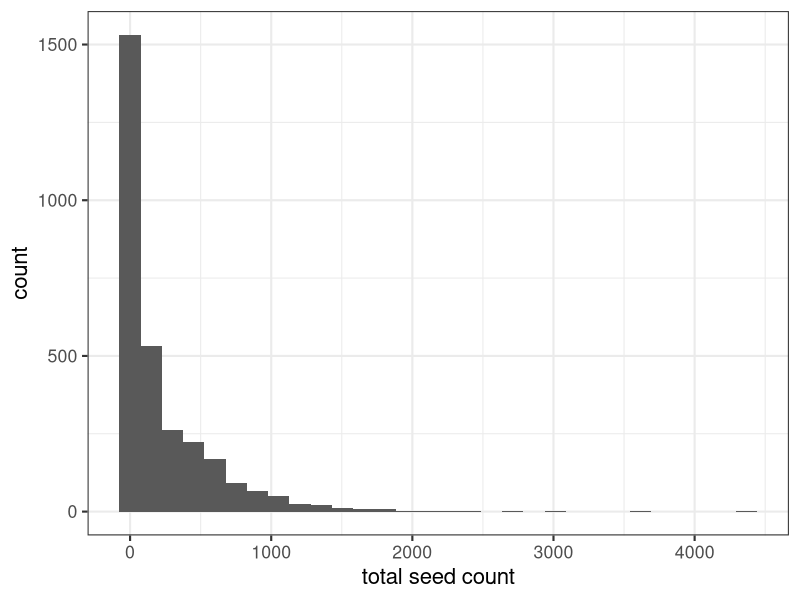
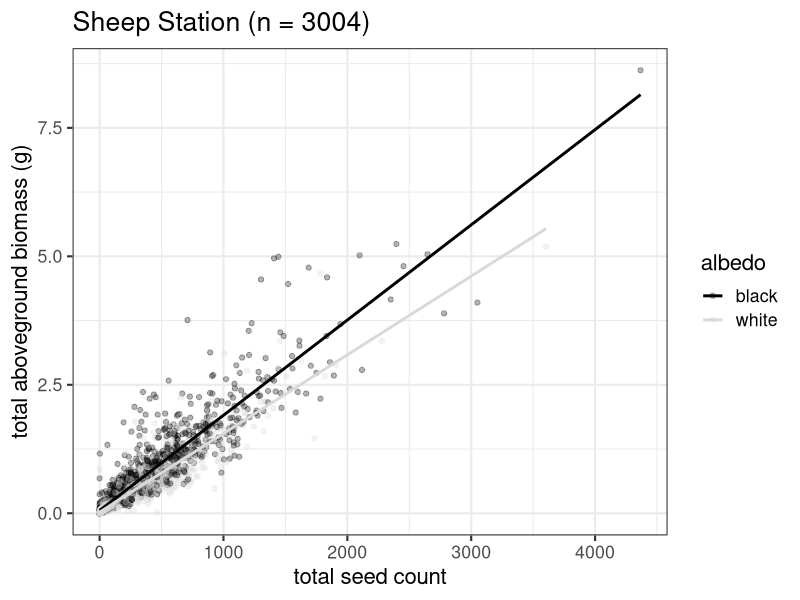
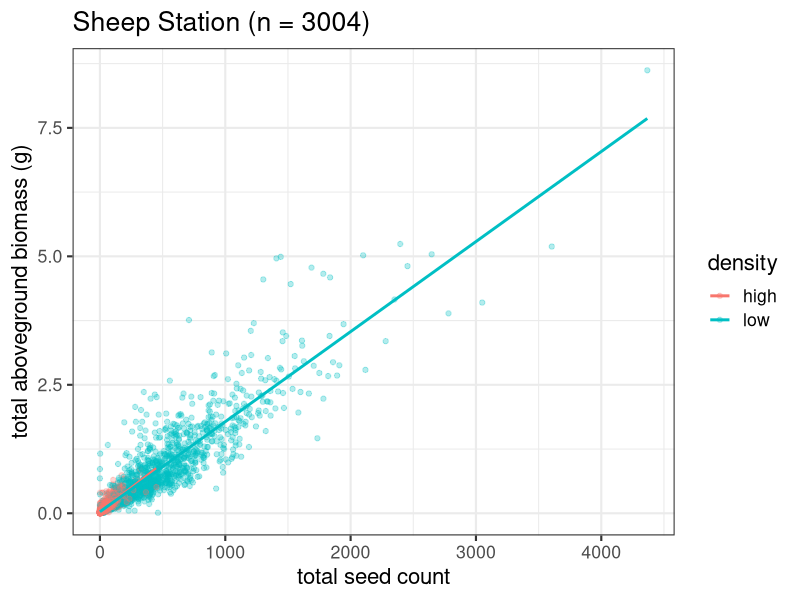

Here is the R script that generated these plots, in order:
# Load libraries
library(tidyverse)

# Set 'not in' operator
`%notin%` <- Negate(`%in%`)

# Read in harvest data (last updated 10/2/2023)
harvest <- read_csv("gardens/rawdata/CG_harvest2022 - 10-13-2023.csv")

# Make column names all lower case
names(harvest) <- tolower(names(harvest))

## Sheep Station (SS) ####

# Filter to be just sheep station and make unique ID
harvest %>% 
  filter(site == "SheepStation") %>% 
  mutate(id = paste(plot, density, albedo, x, y, sep = "_")) -> harvestSS

# Create data subset 1: plants that did not survive to harvest
harvestSS %>% 
  filter(live == "N" & is.na(seed_count_sub) & is.na(biomass_whole)) %>% 
  mutate(seed_count_total = NA) -> calib_data_nosurvive

# Create data subset 2: plants that survived but didn't make seeds
harvestSS %>% 
  filter(live == "Y" & (biomass_whole)>0 & inflor_mass ==0) %>% 
  mutate(seed_count_total = 0)-> calib_data_noseeds

# Create data subset 3: harvested seeds that were subsetted
harvestSS %>% 
  filter(complete.cases(inflor_mass) & complete.cases(biomass_sub) & complete.cases(seed_mass_sub)) %>% 
  mutate(inflor_mass_sub = biomass_sub + seed_mass_sub,
         ratio = inflor_mass / inflor_mass_sub) %>% 
  # Some plants have more inflor_mass_sub than inflor_mass which doesn't make
  # sense
  mutate(positive = ifelse(ratio >= 1, 1, 0)) %>% 
  filter(positive == 1) %>% 
  mutate(seed_count_total = round(seed_count_sub * ratio)) %>%
  # There are 3 reps that have 1 seed with 0 weight
  mutate(seed_count_total = ifelse(seed_count_total == Inf, 1, seed_count_total)) %>% 
  select(-positive, -inflor_mass_sub, -ratio) -> calib_data_subsetted

# Create data subset 4: harvested seeds where all were counted
harvestSS %>% 
  filter(complete.cases(seed_count_whole)) %>% 
  mutate(seed_count_total = seed_count_whole) -> calib_data_whole

# Create data subset 5
harvestSS %>% 
  filter(complete.cases(inflor_mass) & complete.cases(biomass_sub) & complete.cases(seed_mass_sub)) %>% 
  mutate(inflor_mass_sub = biomass_sub + seed_mass_sub,
         ratio = inflor_mass / inflor_mass_sub) %>% 
  mutate(positive = ifelse(ratio >= 1, 1, 0)) %>% 
  filter(positive == 0) %>% 
  mutate(diff = inflor_mass_sub - inflor_mass) %>% 
  # Most of these are just rounding errors
  filter(diff < 0.05) %>% 
  mutate(seed_count_total = round(seed_count_sub * ratio)) %>% 
  select(-inflor_mass_sub, - positive, -ratio, -diff) -> calib_data_notsubset

# Bind data subsets 1-5 back together
rbind(calib_data_subsetted, calib_data_whole, calib_data_noseeds, calib_data_nosurvive, calib_data_notsubset) %>% 
  arrange(id) -> data_most

data_most %>% 
  ggplot(aes(x = seed_count_total)) +
  geom_histogram() +
  theme_bw(base_size = 16) +
  xlab("total seed count")

data_most %>% 
  ggplot(aes(x = seed_count_total, y = biomass_whole, color = albedo)) +
  geom_point(alpha = 0.3) +
  geom_smooth(method = "lm", se = F) +
  theme_bw(base_size = 16) +
  xlab("total seed count") +
  ylab("total aboveground biomass (g)") +
  ggtitle("Sheep Station (n = 3004)") +
  scale_color_manual(values = c("black", "gray85"))

data_most %>% 
  ggplot(aes(x = seed_count_total, y = biomass_whole, color = density)) +
  geom_point(alpha = 0.3) +
  geom_smooth(method = "lm", se = F) +
  theme_bw(base_size = 16) +
  xlab("total seed count") +
  ylab("total aboveground biomass (g)") +
  ggtitle("Sheep Station (n = 3004)")

# See which observations we are still missing
harvestSS %>% 
  filter(id %notin% data_most$id) %>% 
  filter(is.na(inflor_mass)) %>% 
  select(plot, density, albedo, x, y, biomass_whole, inflor_mass, seed_count_sub, biomass_sub, seed_mass_sub)

harvestSS %>% 
  filter(id %notin% data_most$id) %>% 
  filter(inflor_mass > 0) %>% 
  select(plot, density, albedo, x, y, biomass_whole, inflor_mass, seed_count_sub, biomass_sub, seed_mass_sub) -> out

# Read in notes information
notes_actions <- read_csv("gardens/deriveddata/SS2022_harvest_notes_actions.csv")
notes_actions %>% 
  filter(action == "action") %>% 
  select(notes, standard_note) -> notes_actions_keep

# Merge together with the rest of the data
merge(data_most, notes_actions_keep, all.x = T) %>% 
  mutate(all_seed_drop = ifelse(notes == "allseeddrop", 1, 0),
         herbivory = ifelse(notes == "herbivory", 1, 0),
         mortality = ifelse(notes == "mortality", 1, 0),
         physical_damage = ifelse(notes == "physicaldamage", 1, 0),
         seed_drop = ifelse(notes == "seeddrop", 1, 0),
         smut = ifelse(notes == "smut", 1, 0),
         wrong_spp = ifelse(notes == "wrongspp", 1, 0)) -> data_most





## Boise Low (WI) ####
# Filter to be just sheep station and make unique ID
harvest %>% 
  filter(site == "BoiseLow") %>% 
  mutate(id = paste(plot, density, albedo, x, y, sep = "_")) -> harvestWI

# Remove duplicates for 9 entries
harvestWI %>% 
  distinct() -> harvestWI

# Create data subset 1: plants that did not survive to harvest
harvestWI %>% 
  filter(is.na(live) & is.na(seed_count_sub) & is.na(biomass_whole)) %>% 
  mutate(seed_count_total = NA) -> calib_data_nosurvive_WI

# Create data subset 2: plants that survived but didn't make seeds
harvestWI %>% 
  filter(live == "Y" & (biomass_whole)>0 & inflor_mass ==0) %>% 
  mutate(seed_count_total = 0)-> calib_data_noseeds_WI

# Create data subset 3: harvested seeds that were subsetted
harvestWI %>% 
  filter(complete.cases(inflor_mass) & complete.cases(biomass_sub) & complete.cases(seed_mass_sub)) %>% 
  mutate(inflor_mass_sub = biomass_sub + seed_mass_sub,
         ratio = inflor_mass / inflor_mass_sub) %>% 
  # Some plants have more inflor_mass_sub than inflor_mass which doesn't make
  # sense
  mutate(positive = ifelse(ratio >= 1, 1, 0)) %>% 
  filter(positive == 1) %>% 
  mutate(seed_count_total = round(seed_count_sub * ratio)) %>%
  # There are 3 reps that have 1 seed with 0 weight
  mutate(seed_count_total = ifelse(seed_count_total == Inf, 1, seed_count_total)) %>% 
  select(-positive, -inflor_mass_sub, -ratio) -> calib_data_subsetted_WI

# Create data subset 4
harvestWI %>% 
  filter(complete.cases(inflor_mass) & complete.cases(biomass_sub) & complete.cases(seed_mass_sub)) %>% 
  mutate(inflor_mass_sub = biomass_sub + seed_mass_sub,
         ratio = inflor_mass / inflor_mass_sub) %>% 
  mutate(positive = ifelse(ratio >= 1, 1, 0)) %>% 
  filter(positive == 0) %>% 
  mutate(diff = inflor_mass_sub - inflor_mass) %>% 
  # Most of these are just rounding errors
  filter(diff < 0.05) %>% 
  mutate(seed_count_total = round(seed_count_sub * ratio)) %>% 
  select(-inflor_mass_sub, - positive, -ratio, -diff) -> calib_data_notsubset_WI

# Bind data subsets 1-4 back together
rbind(calib_data_subsetted_WI, calib_data_noseeds_WI, calib_data_nosurvive_WI, calib_data_notsubset_WI) %>% 
  arrange(id) -> data_most_WI

# Still missing 23 observations that have issues
harvestWI %>% 
  filter(id %notin% data_most_WI$id) %>% 
  select(id, biomass_whole, inflor_mass, seed_count_sub, seed_mass_sub, biomass_sub) %>% 
  print(n = Inf) 

## Boise High (BA) ####
# Filter to be just sheep station and make unique ID
harvest %>% 
  filter(site == "BoiseHigh") %>% 
  mutate(id = paste(plot, density, albedo, x, y, sep = "_")) -> harvestBA

# Create data subset 1: plants that did not survive to harvest
harvestBA %>% 
  filter(is.na(live) & is.na(seed_count_sub) & is.na(biomass_whole)) %>% 
  mutate(seed_count_total = NA) -> calib_data_nosurvive_BA

# Create data subset 2: plants that survived but didn't make seeds
harvestBA %>% 
  filter(live == "Y" & (biomass_whole)>0 & inflor_mass ==0) %>% 
  mutate(seed_count_total = 0)-> calib_data_noseeds_BA

# Create data subset 3: harvested seeds that were subsetted
harvestBA %>% 
  filter(complete.cases(inflor_mass) & complete.cases(biomass_sub) & complete.cases(seed_mass_sub)) %>% 
  mutate(inflor_mass_sub = biomass_sub + seed_mass_sub,
         ratio = inflor_mass / inflor_mass_sub) %>% 
  # Some plants have more inflor_mass_sub than inflor_mass which doesn't make
  # sense
  mutate(positive = ifelse(ratio >= 1, 1, 0)) %>% 
  filter(positive == 1) %>% 
  mutate(seed_count_total = round(seed_count_sub * ratio)) %>%
  # There are 3 reps that have 1 seed with 0 weight
  mutate(seed_count_total = ifelse(seed_count_total == Inf, 1, seed_count_total)) %>% 
  select(-positive, -inflor_mass_sub, -ratio) -> calib_data_subsetted_BA

# Create data subset 4
harvestBA %>% 
  filter(complete.cases(inflor_mass) & complete.cases(biomass_sub) & complete.cases(seed_mass_sub)) %>% 
  mutate(inflor_mass_sub = biomass_sub + seed_mass_sub,
         ratio = inflor_mass / inflor_mass_sub) %>% 
  mutate(positive = ifelse(ratio >= 1, 1, 0)) %>% 
  filter(positive == 0) %>% 
  mutate(diff = inflor_mass_sub - inflor_mass) %>% 
  # Most of these are just rounding errors
  filter(diff < 0.05) %>% 
  mutate(seed_count_total = round(seed_count_sub * ratio)) %>% 
  select(-inflor_mass_sub, - positive, -ratio, -diff) -> calib_data_notsubset_BA

# Bind data subsets 1-4 back together
rbind(calib_data_subsetted_BA, calib_data_noseeds_BA, calib_data_nosurvive_BA, calib_data_notsubset_BA) %>% 
  arrange(id) -> data_most_BA

# Still missing 3 observations that have issues
harvestBA %>% 
  filter(id %notin% data_most_BA$id) %>% 
  select(id, biomass_whole, inflor_mass, seed_count_sub, seed_mass_sub, biomass_sub) %>% 
  print(n = Inf)

